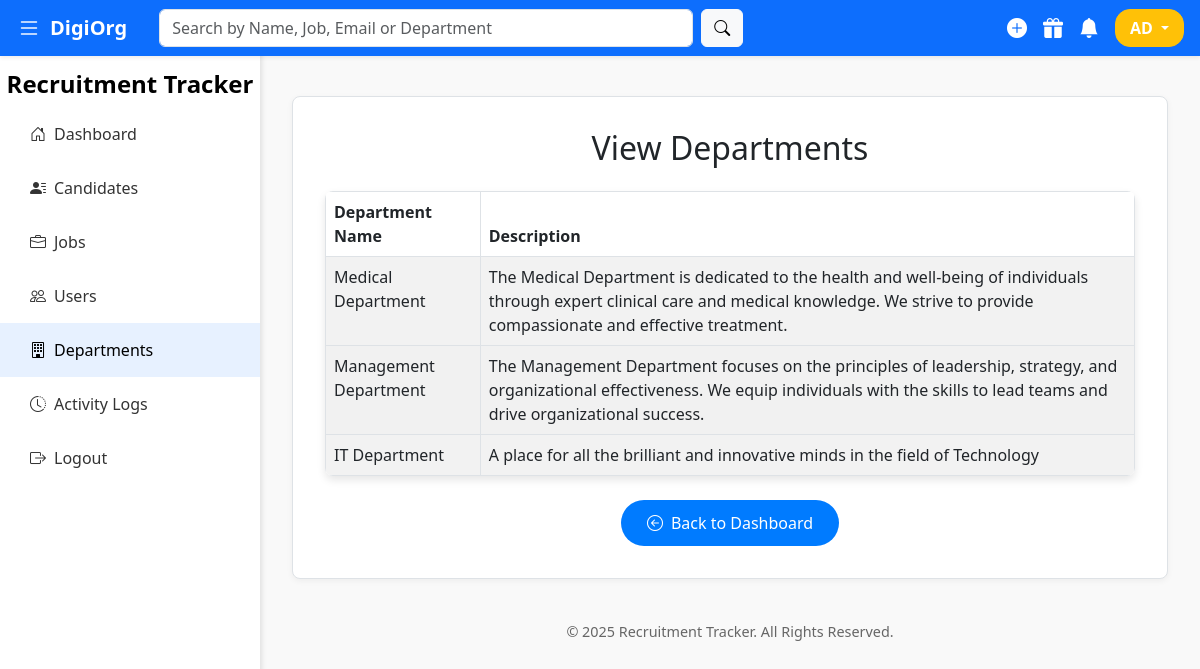
Screenshot of /departments/list_departments.php (signed in) with the database file from the repository.
### tables this page shows
CREATE TABLE `departments` (
  `id` int(11) NOT NULL,
  `name` varchar(100) NOT NULL,
  `description` text DEFAULT NULL
);

### departments/list_departments.php (the view, shortened to what this page needs)
<?php
require_once('../config/db.php');
$query = "SELECT * FROM departments ORDER BY id DESC";
$result = mysqli_query($conn, $query);
?>
<!DOCTYPE html>
<html lang="en">
<head>
  <link href="https://cdn.jsdelivr.net/npm/bootstrap@5.3.0/dist/css/bootstrap.min.css" rel="stylesheet" />
  <link href="https://cdn.jsdelivr.net/npm/bootstrap-icons@1.10.5/font/bootstrap-icons.css" rel="stylesheet" />
</head>
<body>
<?php include('../partials/navbar.php'); ?>
<?php include('../partials/sidebar.php'); ?>
<div class="content" id="content">
  <div class="card-light">
    <h2 class="mb-4 text-center">View Departments</h2>
    <?php if (mysqli_num_rows($result) === 0): ?>
      <p class="no-data">No departments found.</p>
    <?php else: ?>
      <table class="table table-striped table-bordered">
        <thead>
          <tr>
            <th>Department Name</th>
            <th>Description</th>
          </tr>
        </thead>
        <tbody>
          <?php while ($dept = mysqli_fetch_assoc($result)): ?>
            <tr>
              <td><?= htmlspecialchars($dept['name']); ?></td>
              <td><?= nl2br(htmlspecialchars($dept['description'])); ?></td>
            </tr>
          <?php endwhile; ?>
        </tbody>
      </table>
    <?php endif; ?>
    <div class="text-center mt-4">
      <a href="../dashboard.php" class="btn btn-custom">
        <i class="bi bi-arrow-left-circle"></i> Back to Dashboard
      </a>
    </div>
  </div>
  <div class="footer">
    <p>&copy; 2025 Recruitment Tracker. All Rights Reserved.</p>
  </div>
</div>
</body>
</html>

### departments/list_departments.php (style rules this page uses)
.content { margin-left: 260px; padding: 6rem 2rem 2rem 2rem; transition: margin-left 0.3s ease; min-height: 100vh; background-color: #f9f9f9; display: flex; flex-direction: column; align-items: center; }
.card-light { background-color: #fff; border: 1px solid #dee2e6; border-radius: 8px; box-shadow: 0 2px 6px rgba(0,0,0,0.05); padding: 2rem; width: 100%; max-width: 1100px; }
table { width: 100%; border-collapse: collapse; border-radius: 8px; overflow: hidden; box-shadow: 0 4px 8px rgba(0,0,0,0.1); }
table th, table td { padding: 15px 20px; text-align: left; }
table th { background-color: #007bff; color: white; font-weight: bold; }
table td { background-color: #f9f9f9; color: #333; }
table tr:nth-child(even) td { background-color: #f1f1f1; }
.btn-custom { background-color: #007bff; color: white; border-radius: 30px; padding: 10px 25px; font-size: 1rem; transition: background-color 0.3s ease; text-decoration: none; display: inline-flex; align-items: center; gap: 0.5rem; }
.footer { text-align: center; padding: 10px 0; color: #666; font-size: 0.9rem; margin-top: 2rem; }

### rows the page displays
departments: name "Medical Department", description "The Medical Department is dedicated to the health and well-being of individuals through expert clinical care and medical knowledge. We strive to provide compassionate and effective treatment."
departments: name "Management Department", description "The Management Department focuses on the principles of leadership, strategy, and organizational effectiveness. We equip individuals with the skills to lead teams and drive organizational success."
departments: name "IT Department", description "A place for all the brilliant and innovative minds in the field of Technology"

### other values shown
$initials "AD"
